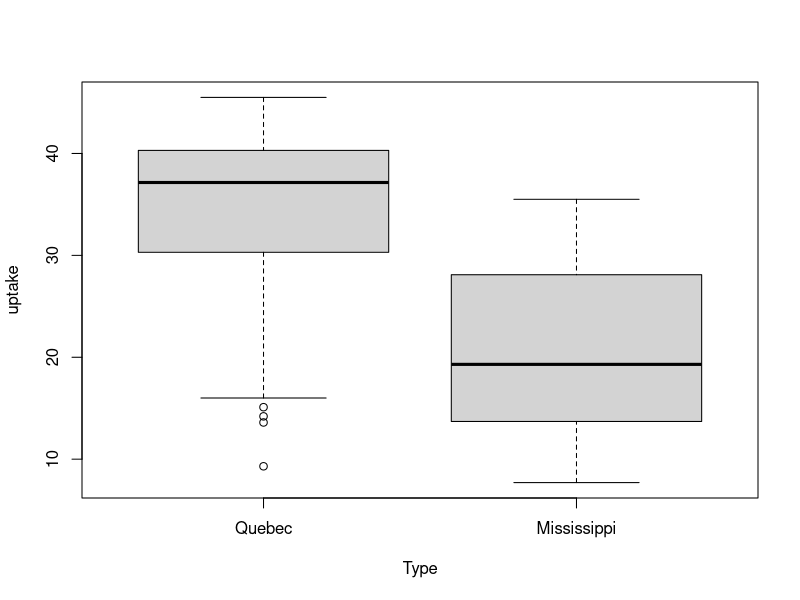

Recreate this plot in R.
data(CO2)
CO2
class(CO2$Plant)
mean_uptake <- mean(CO2$uptake)
print(mean_uptake)
boxplot(uptake ~ Type, data=CO2)

quebecCO2 <- data.frame(CO2[1:42,])
mississippiCO2 <- data.frame(CO2[43:84,])

mean_checker <- function(q,m){
  meanq <- mean(q)
  print(c("Quebec mean uptake: ", meanq))
  meanm <- mean(m)
  print(c("Mississippi mean uptake: ",meanm))
  if(meanq>meanm){print("Quebec has the bigger mean uptake.")}
  if(meanq<meanm){print("Mississippi has the bigger mean uptake.")}
}

mean_checker(quebecCO2$uptake,mississippiCO2$uptake)
